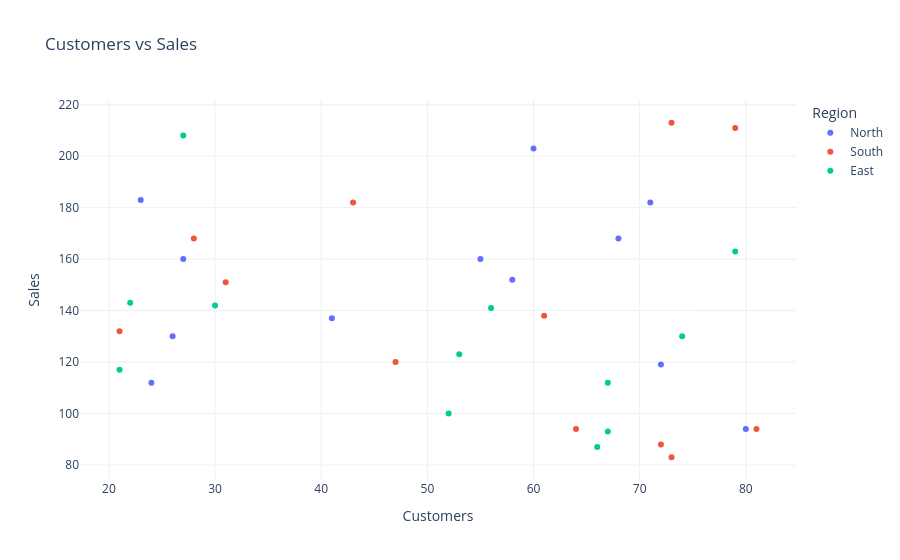

Source (notebook cell):
### Markdown cell above
Scatter Plot

### Code cell
fig = px.scatter(
    df_plotly,
    x="customers",
    y="sales",
    color="region",
    hover_data=["product", "month_name", "units"],
    title="Customers vs Sales"
)

fig.update_layout(
    xaxis_title="Customers",
    yaxis_title="Sales",
    legend_title="Region"
)

### Figure 1 — Plotly figure (JSON) as saved in the notebook; plotly's stock layout.template omitted (floating-point values rounded to 4 significant figures)
{"data": [{"customdata": [["A", "Jan", 38], ["B", "Jan", 30], ["A", "Feb", 53], ["B", "Feb", 36], ["A", "Mar", 30], ["B", "Mar", 27], ["A", "Apr", 59], ["B", "Apr", 11], ["A", "May", 33], ["B", "May", 38], ["A", "Jun", 44], ["B", "Jun", 51]], "hovertemplate": "region=North<br>customers=%{x}<br>sales=%{y}<br>product=%{customdata[0]}<br>month_name=%{customdata[1]}<br>units=%{customdata[2]}<extra></extra>", "legendgroup": "North", "marker": {"color": "#636efa", "symbol": "circle"}, "mode": "markers", "name": "North", "orientation": "v", "showlegend": true, "type": "scatter", "x": [71, 80, 41, 68, 26, 58, 55, 23, 72, 60, 27, 24], "xaxis": "x", "y": [182, 94, 137, 168, 130, 152, 160, 183, 119, 203, 160, 112], "yaxis": "y"}, {"customdata": [["A", "Jan", 12], ["B", "Jan", 33], ["A", "Feb", 37], ["B", "Feb", 56], ["A", "Mar", 23], ["B", "Mar", 11], ["A", "Apr", 51], ["B", "Apr", 38], ["A", "May", 10], ["B", "May", 33], ["A", "Jun", 16], ["B", "Jun", 43]], "hovertemplate": "region=South<br>customers=%{x}<br>sales=%{y}<br>product=%{customdata[0]}<br>month_name=%{customdata[1]}<br>units=%{customdata[2]}<extra></extra>", "legendgroup": "South", "marker": {"color": "#EF553B", "symbol": "circle"}, "mode": "markers", "name": "South", "orientation": "v", "showlegend": true, "type": "scatter", "x": [43, 21, 61, 81, 79, 72, 73, 73, 64, 28, 47, 31], "xaxis": "x", "y": [182, 132, 138, 94, 211, 88, 213, 83, 94, 168, 120, 151], "yaxis": "y"}, {"customdata": [["A", "Jan", 69], ["B", "Jan", 21], ["A", "Feb", 61], ["B", "Feb", 46], ["A", "Mar", 16], ["B", "Mar", 44], ["A", "Apr", 19], ["B", "Apr", 24], ["A", "May", 33], ["B", "May", 60], ["A", "Jun", 64], ["B", "Jun", 44]], "hovertemplate": "region=East<br>customers=%{x}<br>sales=%{y}<br>product=%{customdata[0]}<br>month_name=%{customdata[1]}<br>units=%{customdata[2]}<extra></extra>", "legendgroup": "East", "marker": {"color": "#00cc96", "symbol": "circle"}, "mode": "markers", "name": "East", "orientation": "v", "showlegend": true, "type": "scatter", "x": [21, 52, 74, 22, 79, 66, 53, 67, 27, 30, 67, 56], "xaxis": "x", "y": [117, 100, 130, 143, 163, 87, 123, 93, 208, 142, 112, 141], "yaxis": "y"}], "layout": {"legend": {"title": {"text": "Region"}, "tracegroupgap": 0}, "title": {"text": "Customers vs Sales"}, "xaxis": {"anchor": "y", "domain": [0, 1], "title": {"text": "Customers"}}, "yaxis": {"anchor": "x", "domain": [0, 1], "title": {"text": "Sales"}}}}
